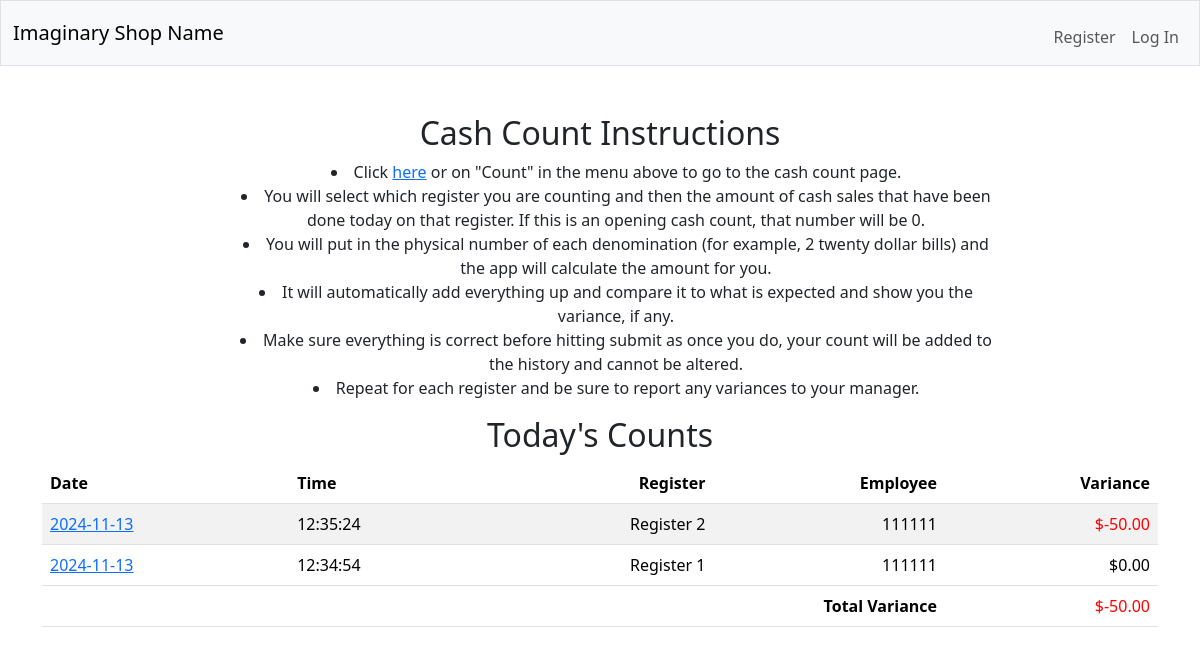
/ (signed in), run on the app's committed database.
### tables this page shows
CREATE TABLE history (
user_id INTEGER NOT NULL,
id INTEGER PRIMARY KEY AUTOINCREMENT NOT NULL,
date DATE,
time TIME,
register INTEGER NOT NULL,
hundred INTEGER NOT NULL,
fifty INTEGER NOT NULL,
twenty INTEGER NOT NULL,
ten INTEGER NOT NULL,
five INTEGER NOT NULL,
one INTEGER NOT NULL,
quarter INTEGER NOT NULL,
dime INTEGER NOT NULL,
nickel INTEGER NOT NULL,
penny INTEGER NOT NULL,
total FLOAT NOT NULL,
expected FLOAT NOT NULL,
variance FLOAT NOT NULL
);

### app.py (the view)
@app.route("/")
@login_required
def hello_world():
    first_name = session.get('first_name')
    history = db.execute(
        "SELECT user_id, id, register, date, time, variance FROM history WHERE DATE(date) = DATE('now') ORDER BY date DESC, time DESC"
    )
    var = db.execute(
        "SELECT SUM(variance) FROM history WHERE DATE(date) = DATE('now')"
    )
    sum_variance=var[0]['SUM(variance)']
    print("print", sum_variance)
    return render_template("index.html", history=history, sum_variance=sum_variance, first_name=first_name)

### app.py (called while the page is built)
def usd(value):
    return f"${float(value):,.2f}"

@app.after_request
def after_request(response):
    response.headers["Cache-Control"] = "no-cache, no-store, must-revalidate"
    response.headers["Expires"] = 0
    response.headers["Pragma"] = "no-cache"
    return response

def login_required(f):
    @wraps(f)
    def decorated_function(*args, **kwargs):
        if session.get("user_id") is None:
            return redirect("/login")
        return f(*args, **kwargs)
    return decorated_function

### templates/index.html (shortened to what this page needs)
{% extends "layout.html" %}
{% block main %}
    <h1>Cash Count Instructions</h1>
        <ul>
            <li class="instructions">Click <a href="/count.html">here</a> or on "Count" in the menu above to go to the cash count page.</li>
            <li class="instructions">You will select which register
                you are counting and then the amount of cash sales that have been done today on that register. If this is an opening cash count,
                that number will be 0.</li>
            <li class="instructions">You will put in the physical number of each denomination (for example, 2 twenty dollar bills) and the app
                will calculate the amount for you.</li>
            <li class="instructions">It will automatically add everything up and compare it to what is expected and show you the variance, if any.</li>
            <li class="instructions">Make sure everything is correct before hitting submit as once you do, your count will be added to the history and cannot be altered.</li>
            <li class="instructions">Repeat for each register and be sure to report any variances to your manager.</li>
        </ul>
    <h2>Today's Counts</h2>
    <table class="table table-striped">
        <thead>
            <tr>
                <th class="text-start">Date</th>
                <th class="text-start">Time</th>
                <th class="text-end">Register</th>
                <th class="text-end">Employee</th>
                <th class="text-end">Variance</th>
            </tr>
        </thead>
        <form action="/view-count" method="get">
            <tbody>
                {% if history %}
                    {% for row in history %}
                    <tr>
                        <td class="text-start"><a href="/view-count?id={{ row.id }}">{{ row.date }}</a></td>
                        <td class="text-start">{{ row.time }}</td>
                        {% if row.register == 'reg-1' %}
                            <td class="text-end">Register 1</td>
                        {% endif %}
                        {% if row.register == 'reg-2' %}
                            <td class="text-end">Register 2</td>
                        {% endif %}
                        <td class="text-end">{{ row.user_id }}</td>
                        {% if row.variance is not none %}
                            <td class="text-end var">{{ row.variance | usd }}</td>
                        {% else %}
                            <td class="text-end var">{{ row.variance }}</td>
                        {% endif %}
                    </tr>
                    {% endfor %}
                {% else %}
                    <tr>
                        <td colspan="5">No data available for this date</td>
                    </tr>
                {% endif %}
            </tbody>
        </form>
        <tfoot>
            {% if sum_variance %}
            <tr>
                <th class="text-end" colspan="4">Total Variance</th>
                <td class="text-end" id="total-var">{{ sum_variance | usd }}</td>
            </tr>
            {% endif %}
        </tfoot>
    </table>
{% endblock %}

### static/styles.css (style rules this page uses)
ul { list-style-position: inside; }
.instructions, .count { width: 70%; justify-self: center; }
h1 { font-size: 2rem; }

### data on the page
history: date "2024-11-13", time "12:35:24", register "Register 2", user_id "111111", variance "$-50.00"
history: date "2024-11-13", time "12:34:54", register "Register 1", user_id "111111", variance "$0.00"

### other printed values
{{ sum_variance | usd }} "$-50.00"
